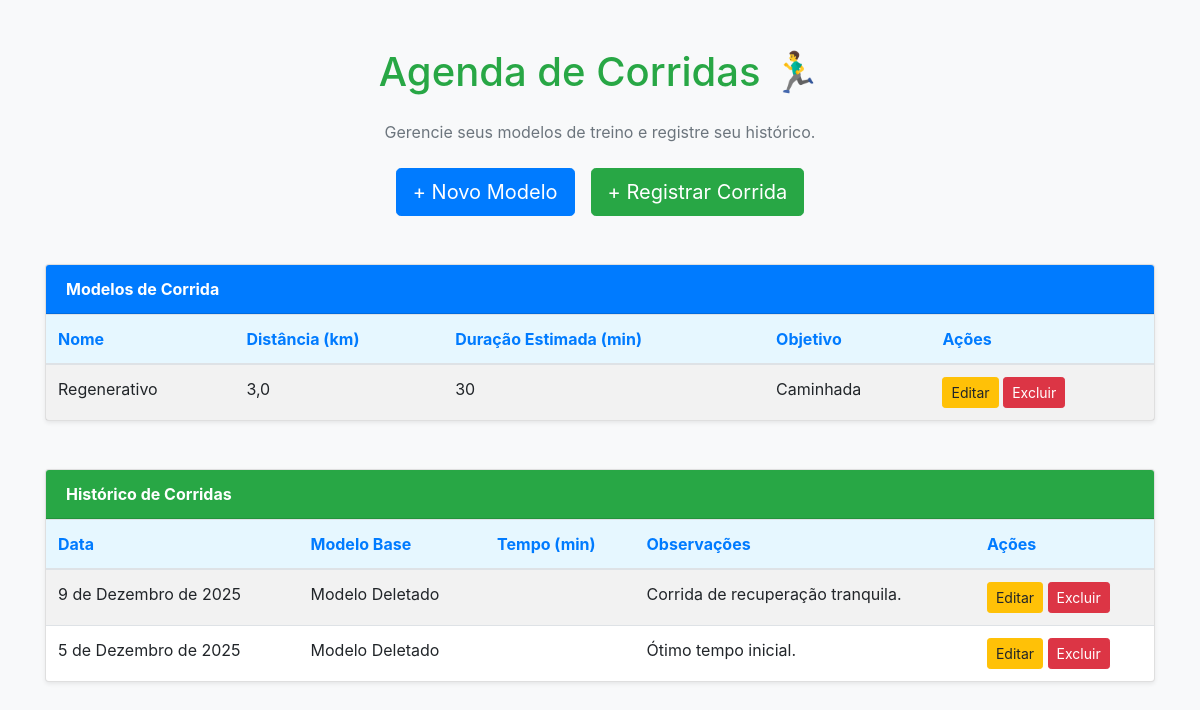
The page / on the database its author committed.
### app/models.py (models this page shows, shortened)
class ModeloDeCorrida(models.Model):
    usuario = models.ForeignKey(
        User,
        on_delete=models.CASCADE,
        related_name='modelos_corrida',
        verbose_name='Usuário'
    )
    nome = models.CharField(max_length=100, verbose_name='Nome do Modelo')
    distancia_planejada_km = models.FloatField(
        validators=[MinValueValidator(0.1)],
        verbose_name='Distância Planejada (km)'
    )
    duracao_estimada_min = models.IntegerField(
        validators=[MinValueValidator(1)],
        verbose_name='Duração Estimada (min)'
    )
    objetivo = models.CharField(
        max_length=200,
        blank=True,
        null=True,
        verbose_name='Objetivo do Treino'
    )
    class Meta:
        verbose_name = "Modelo de Corrida"
        verbose_name_plural = "Modelos de Corrida"

class HistoricoCorrida(models.Model):
    usuario = models.ForeignKey(
        User,
        on_delete=models.CASCADE,
        related_name='historico',
        verbose_name='Usuário'
    )
    modelo_corrida = models.ForeignKey(
        ModeloDeCorrida,
        on_delete=models.SET_NULL,
        null=True,
        verbose_name='Modelo Associado'
    )
    data_realizacao = models.DateField(default=timezone.now, verbose_name='Data da Realização')
    tempo_total_min = models.IntegerField(
        validators=[MinValueValidator(0)],
        verbose_name='Tempo Total (minutos)'
    )
    observacoes = models.TextField(blank=True, verbose_name='Observações')
    class Meta:
        ordering = ['-data_realizacao']
        verbose_name = "Histórico de Corrida"
        verbose_name_plural = "Histórico de Corridas"

### app/views.py (the view)
# urls.py: path('', listagem_completa, name='listagem_completa'),
def listagem_completa(request):
    usuarios = User.objects.all()
    modelos = ModeloDeCorrida.objects.all().order_by('nome')
    historico = HistoricoCorrida.objects.all().order_by('-data_realizacao')
    context = {
        'usuarios': usuarios,
        'modelos': modelos,
        'historico': historico,
    }
    return render(request, 'listagem_completa.html', context)

### agenda_corrida_final/app/templates/listagem_completa.html (shortened to what this page needs)
{% load static %}
<!DOCTYPE html>
<html lang="pt-br">
<head>
    <link rel="stylesheet" href="https://maxcdn.bootstrapcdn.com/bootstrap/4.5.2/css/bootstrap.min.css">
</head>
<body>
    <div class="container mt-5">
        <h1 class="text-center mb-4 text-success">
            Agenda de Corridas 🏃‍♂️
        </h1>
        <p class="text-center text-muted mb-4">
            Gerencie seus modelos de treino e registre seu histórico.
        </p>
        <div class="d-flex justify-content-center mb-5">
            <a href="{% url 'criar_modelo_corrida' %}"
               class="btn btn-primary btn-lg mr-3">
                + Novo Modelo
            </a>
            <a href="{% url 'registrar_historico' %}"
               class="btn btn-success btn-lg">
                + Registrar Corrida
            </a>
        </div>
        <div class="card shadow-sm mb-5">
            <div class="card-header modelos">
                Modelos de Corrida
            </div>
            <div class="card-body p-0">
                <div class="table-responsive">
                    <table class="table table-striped table-hover mb-0">
                        <thead>
                            <tr>
                                <th scope="col">Nome</th>
                                <th scope="col">Distância (km)</th>
                                <th scope="col">Duração Estimada (min)</th>
                                <th scope="col">Objetivo</th>
                                <th scope="col">Ações</th>
                            </tr>
                        </thead>
                        <tbody>
                            {% for modelo in modelos %}
                            <tr>
                                <td>{{ modelo.nome }}</td>
                                <td>{{ modelo.distancia_planejada_km }}</td>
                                <td>{{ modelo.duracao_estimada_min }}</td>
                                <td>{{ modelo.objetivo|default:"N/A" }}</td>
                                <td>
                                    <a href="{% url 'editar_modelo_corrida' modelo.pk %}" class="btn btn-warning btn-sm">Editar</a>
                                    <a href="{% url 'excluir_modelo_corrida' modelo.pk %}" class="btn btn-danger btn-sm">Excluir</a>
                                </td>
                            </tr>
                            {% empty %}
                            <tr>
                                <td colspan="5" class="text-center text-muted">Nenhum modelo de corrida cadastrado.</td>
                            </tr>
                            {% endfor %}
                        </tbody>
                    </table>
                </div>
            </div>
        </div>
        <div class="card shadow-sm mb-5">
            <div class="card-header">
                Histórico de Corridas
            </div>
            <div class="card-body p-0">
                <div class="table-responsive">
                    <table class="table table-striped table-hover mb-0">
                        <thead>
                            <tr>
                                <th scope="col">Data</th>
                                <th scope="col">Modelo Base</th>
                                <th scope="col">Tempo (min)</th>
                                <th scope="col">Observações</th>
                                <th scope="col">Ações</th>
                            </tr>
                        </thead>
                        <tbody>
                            {% for registro in historico %}
                            <tr>
                                <td>{{ registro.data_realizacao }}</td>
                                <td>{{ registro.modelo_corrida.nome|default:"Modelo Deletado" }}</td>
                                <td>{{ registro.tempo_total }}</td>
                                <td>{{ registro.observacoes|default:"N/A" }}</td>
                                <td>
                                    <a href="{% url 'editar_historico' registro.pk %}" class="btn btn-warning btn-sm">Editar</a>
                                    <a href="{% url 'excluir_historico' registro.pk %}" class="btn btn-danger btn-sm">Excluir</a>
                                </td>
                            </tr>
                            {% empty %}
                            <tr>
                                <td colspan="5" class="text-center text-muted">Nenhum registro de histórico encontrado.</td>
                            </tr>
                            {% endfor %}
                        </tbody>
                    </table>
                </div>
            </div>
        </div>
    </div>
</body>
</html>

### agenda_corrida_final/app/templates/listagem_completa.html (style rules this page uses)
body { background-color: #f8f9fa; }
.table thead th { background-color: #e6f7ff; color: #007bff; }
.card-header { background-color: #28a745; color: white; font-weight: bold; }
.card-header.modelos { background-color: #007bff; }

### rows shown on the page
ModeloDeCorrida: nome "Regenerativo", distancia_planejada_km "3,0", duracao_estimada_min "30", objetivo "Caminhada"
HistoricoCorrida: data_realizacao "9 de Dezembro de 2025", modelo_corrida.nome "Modelo Deletado", observacoes "Corrida de recuperação tranquila."
HistoricoCorrida: data_realizacao "5 de Dezembro de 2025", modelo_corrida.nome "Modelo Deletado", observacoes "Ótimo tempo inicial."
